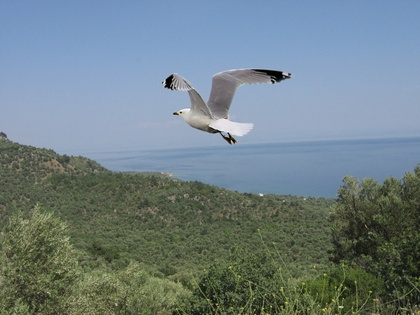
%> input picture matlab_toolbox/Algorithms/CFA3/tampered2.jpg, 420 x 315 px, shrunk from 2272 x 1704 before the run
$ octave --eval "result = CFATamperDetection_F2(imread('../../../../matlab_toolbox/Algorithms/CFA3/tampered2.jpg'));"   (GNU Octave 9; MATLAB toolbox functions it lacks are replaced by stand-ins)
%> lines starting %> are read from the running program, lines starting %| are printed output that depends on the picture
### SUPPORT/matlab_toolbox/Algorithms/CFA1/bilinInterp.m
function [ Out_Im ] = bilinInterp( CFAIm,BinFilter,CFA )
%BILININTERP Summary of this function goes here
%   Detailed explanation goes here
CFAIm=double(CFAIm);

MaskMin=1/4*[1 2 1;2 4 2;1 2 1];
MaskMaj=1/4*[0 1 0;1 4 1;0 1 0];

if ~isempty(find(diff(CFA)==0)) ||  ~isempty(find(diff(CFA')==0))
    MaskMaj=MaskMaj.*2;
end


Mask=repmat(MaskMin,[1,1,3]);
[a,Maj]=max(sum(sum(BinFilter)));
Mask(:,:,Maj)=MaskMaj;

Out_Im=zeros(size(CFAIm));


for ii=1:3
    Mixed_im=zeros([size(CFAIm,1),size(CFAIm,2)]);

    Orig_Layer=CFAIm(:,:,ii);
%    figure(11);   image(Orig_Layer);colormap(gray(255));
    Interp_Layer=imfilter(Orig_Layer,Mask(:,:,ii));
%    figure(12);   image(Interp_Layer);colormap(gray(255));
    Mixed_im(BinFilter(:,:,ii)==0)=Interp_Layer(BinFilter(:,:,ii)==0);
 %   figure(13);   image(Mixed_im);colormap(gray(255));
    Mixed_im(BinFilter(:,:,ii)==1)=Orig_Layer(BinFilter(:,:,ii)==1);
    Out_Im(:,:,ii)=Mixed_im;
end
% [5 lines of commented-out code are left out]

Out_Im=uint8(Out_Im);

### SUPPORT/matlab_toolbox/Algorithms/CFA3/DTWDenoise.m
function [noise]=DTWDenoise(I, Depth,nor)
    % emir - denoising
    % formerly denoiseit4.m, acquired by Ahmet Emir Dirik

    [m n d]=size(I);
    if d==1
        I(:,:,2)=I;
    end
    w=max([m n]);

    I=I(:,:,2);

    w2=2^ceil(log2(w));
    I0=randn(w2);
    I0(1:m,1:n)=I;

    DEN=denoising_dtdwt(I0, Depth, nor);
    noise=I-DEN(1:m,1:n);

    return

### SUPPORT/matlab_toolbox/Algorithms/CFA3/denoising_dtdwt.m
function y = denoising_dtdwt(x,Depth,nor)
% Local Adaptive Image Denoising Algorithm
% Usage :
%        y = denoising_dtdwt(x)
% INPUT :
%        x - a noisy image
% OUTPUT :
%        y - the corresponding denoised image

% Set the windowsize and the corresponding filter
windowsize  = 7;
windowfilt = ones(1,windowsize)/windowsize;

% Number of Stages
J = Depth;
if 2^(J+1)>=min(size(x))
    J=floor(log2(min(size(x)))-2);
    %disp(['Level set too deep, reducing to ' num2str(J)]);
end
I=sqrt(-1);

% symmetric extension
L = length(x); % length of the original image.
N = L+2^J;     % length after extension.
x = symextend(x,2^(J-1));

%load nor_dualtree    % run normaliz_coefcalc_dual_tree to generate this mat file.

% Forward dual-tree DWT
% Either FSfarras or AntonB function can be used to compute the stage 1 filters
%[Faf, Fsf] = FSfarras;
[Faf, Fsf] = AntonB;
[af, sf] = dualfilt1;
W = cplxdual2D(x, J, Faf, af);
W = normcoef(W,J,nor);


% Noise variance estimation using robust median estimator..
tmp = W{1}{1}{1}{1};
Nsig = median(abs(tmp(:)))/0.6745;

for scale = 1:J-1
    for dir = 1:2
        for dir1 = 1:3

            % Noisy complex coefficients
            %Real part
            Y_coef_real = W{scale}{1}{dir}{dir1};
            % imaginary part
            Y_coef_imag = W{scale}{2}{dir}{dir1};
            % The corresponding noisy parent coefficients
            %Real part
            Y_parent_real = W{scale+1}{1}{dir}{dir1};
            % imaginary part
            Y_parent_imag = W{scale+1}{2}{dir}{dir1};
            % Extend noisy parent matrix to make the matrix size the same as the coefficient matrix.
            Y_parent_real  = expand(Y_parent_real);
            Y_parent_imag  = expand(Y_parent_imag);

            % Signal variance estimation
            Wsig = conv2(windowfilt,windowfilt,(Y_coef_real).^2,'same');
            Ssig = sqrt(max(Wsig-Nsig.^2,eps));

            % Threshold value estimation
            T = sqrt(3)*Nsig^2./Ssig;

            % Bivariate Shrinkage
            Y_coef = Y_coef_real+I*Y_coef_imag;
            Y_parent = Y_parent_real + I*Y_parent_imag;
            Y_coef = bishrink(Y_coef,Y_parent,T);
            W{scale}{1}{dir}{dir1} = real(Y_coef);
            W{scale}{2}{dir}{dir1} = imag(Y_coef);

        end
    end
end

% Inverse Transform
W = unnormcoef(W,J,nor);
y = icplxdual2D(W, J, Fsf, sf);

% Extract the image
ind = 2^(J-1)+1:2^(J-1)+L;
y = y(ind,ind);

### SUPPORT/matlab_toolbox/Algorithms/CFA3/symextend.m
function [y] = symextend(x,Nnum)

y(:,1:Nnum) = fliplr(x(:,1:Nnum));
y = [fliplr(x(:,1:Nnum)) x x(:,end:-1:end-Nnum+1)];
y = [flipud(y(1:Nnum,:)); y ;y(end:-1:end-Nnum+1,:)];

### SUPPORT/matlab_toolbox/Algorithms/CFA3/CFATamperDetection_F2.m
function [F2Map, CFAOut]=CFATamperDetection_F2(im)
    % This code is based on a package provided by:
    % Dr. Ahmet Emir Dirik, PhD
    % edirik@uludag.edu.tr
    % http://edirik.home.uludag.edu.tr/

    % Code wrapped and integrated by:
    % Dr. Markos Zampoglou, PhD
    % markzampoglou@iti.gr

    StdThresh=5;
    Depth=3;

    im=double(im(1:round(floor(end/(2^Depth))*(2^Depth)),1:round(floor(end/(2^Depth))*(2^Depth)),:));

    SmallCFAList={[2 1;3 2] [2 3;1 2] [3 2;2 1] [1 2;2 3]};
    %LargeCFAList={ [1 2;2 3] [3 2;2 1] [2 1;3 2]  [2 3;1 2] [1 2; 3 1] [1 3;2 1] [2 1;1 3] [3 1;1 2] [3 1;2 3] [3 2;1 3] [1  3;3 2] [2 3;3 1]                  [1 2;1 3] [1 3;1 2] [1 1;2 3] [1 1;3 2] [2 1;3 1] [3 1;2 1] [2 3;1 1] [3 2;1 1] [3 1;3 2] [3 2;3 1] [3 3;1 2] [3 3;2 1] [1 3;2 3] [2 3;1 3] [1 2;3 3] [2 1;3 3]                                                   [2 1;2 3] [2 3;2 1] [2 2;1 3] [2 2;3 1]  [1 2;3 2] [3 2;1 2] [1 3;2 2] [3 1;2 2]};

    CFAList=SmallCFAList;

    %block size
    W1=16;
    W2=96;

    if size(im,1)<W2 | size(im,2)<W2
        F2Map=zeros([size(im,1), size(im,2)]);
        CFAOut=[0 0;0 0];
        return
    end


    W2Overlap=round(W2/2);

    GChannel=double(im(:,:,2));
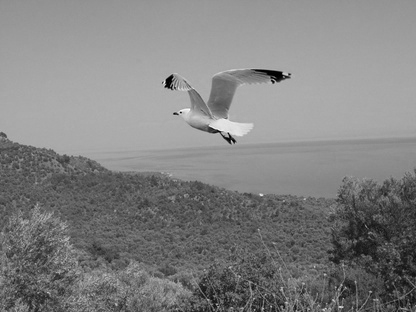
%> GChannel: size 312x416 double; min 0, max 255, mean 129.3
    %  GDenoised=DTWDenoise(GChannel,NoiseThresh,Depth);
    % GNoiseResidue=GChannel-GDenoised;

    MeanError=inf(length(CFAList),1);

    for TestArray=1:length(CFAList)

        BinFilter=[];
        ProcIm=[];
        CFA=CFAList{TestArray};
        R=CFA==1;
        G=CFA==2;
        B=CFA==3;
        BinFilter(:,:,1)=repmat(R,size(im,1)/2,size(im,2)/2);
        BinFilter(:,:,2)=repmat(G,size(im,1)/2,size(im,2)/2);
        BinFilter(:,:,3)=repmat(B,size(im,1)/2,size(im,2)/2);
        CFAIm=double(im).*BinFilter;
        BilinIm=bilinInterp(CFAIm,BinFilter,CFA);


        ProcIm(:,:,1:3)=im;
        ProcIm(:,:,4:6)=double(BilinIm);

        %ProcIm(:,:,4:6)=(im-double(BilinIm)).^2;

        ProcIm=double(ProcIm);
        BlockResult=blockproc(ProcIm,[W1 W1],@eval_block);

        Stds=BlockResult(:,:,4:6);
        BlockDiffs=BlockResult(:,:,1:3);
        NonSmooth=Stds>StdThresh;


        MeanError(TestArray)=mean(mean(mean(BlockDiffs(NonSmooth))));
        BlockDiffs=BlockDiffs./repmat(sum(BlockDiffs,3),[1 1 3]);
    end
%> this loop made 4 passes
%> pass 1, in CFATamperDetection_F2, `CFAIm=double(im).*BinFilter;`:
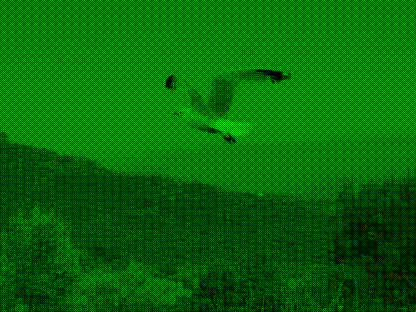
%> CFAIm: size 312x416x3 double; mean R, G, B 28.2, 64.7, 33.7
%> after the loop:
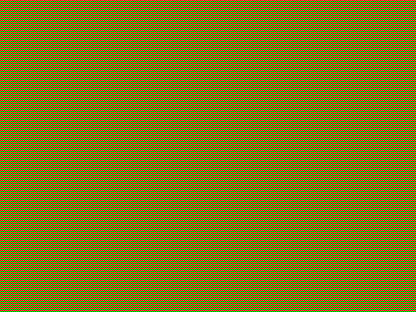
%> BinFilter: size 312x416x3 double; mean R, G, B 0.25, 0.5, 0.25
%> after the loop, MeanError = [124.1; 120; 120.2; 122.7]

    [bbb,val]=min(MeanError);
%> bbb = 120; val = 2
    CFAOut=CFAList{val}==2;
%> CFAOut = [true false; false true]

    CFAGreen=repmat(CFAOut,round(size(GChannel,1)/2),round(size(GChannel,2)/2));
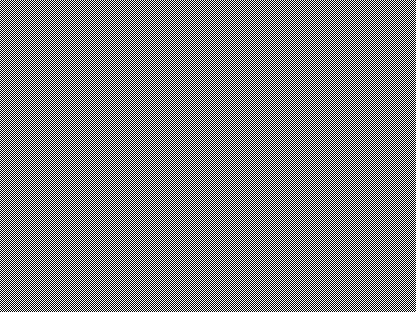
%> CFAGreen: size 312x416 logical; 50% white in thin lines or dots
    ForVarExtraction(:,:,1)=GChannel;
    ForVarExtraction(:,:,2)=CFAGreen;

    ForVarExtraction=double(ForVarExtraction);
    F2Map=blockproc(ForVarExtraction,[W2-W2Overlap W2-W2Overlap],@getCFAVar,'BorderSize',[W2Overlap W2Overlap],'PadMethod','symmetric','TrimBorder',0,'UseParallel',1);
% [3 lines not run here, left out]
function [ Out ] = eval_block( block_struc )
    %EVAL_BLOCK Summary of this function goes here
    %   Detailed explanation goes here
    im=block_struc.data;
    %Out(:,:,1:3)=mean(mean((double(block_struc.data(:,:,1:3))-double(block_struc.data(:,:,4:6))).^2));
    Out(:,:,1)=mean2((double(block_struc.data(:,:,1))-double(block_struc.data(:,:,4))).^2);
    Out(:,:,2)=mean2((double(block_struc.data(:,:,2))-double(block_struc.data(:,:,5))).^2);
    Out(:,:,3)=mean2((double(block_struc.data(:,:,3))-double(block_struc.data(:,:,6))).^2);

    Out(:,:,4)=std(reshape(im(:,:,1),1,numel(im(:,:,1))));
    Out(:,:,5)=std(reshape(im(:,:,2),1,numel(im(:,:,2))));
    Out(:,:,6)=std(reshape(im(:,:,3),1,numel(im(:,:,3))));
end


function [ F2 ] = getCFAVar( block_struc )
    %Wavelet Depth
    Depth=5;
    load('nor_dualtree');
    blockdata=double(block_struc.data);
    G=blockdata(:,:,1);
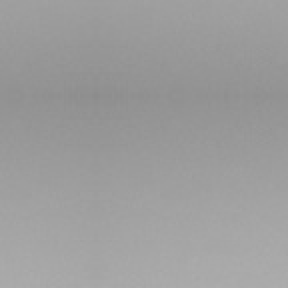
%> G: size 144x144 double (shown 2 times larger); min 140, max 172, mean 156.1
    GNoise=DTWDenoise(G,Depth,nor);
%> in DTWDenoise, `I0(1:m,1:n)=I;`:
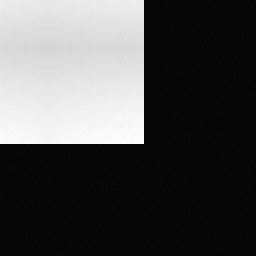
%> I0: size 256x256 double; min -4.25, max 172, mean 49.4; drawn with min black and max white
%> in symextend, `y = [fliplr(x(:,1:Nnum)) x x(:,end:-1:end-Nnum+1)];`:
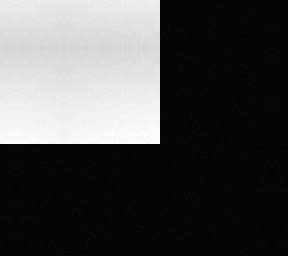
%> y: size 256x288 double; min -4.25, max 172, mean 48.8; drawn with min black and max white
%> the run ends on the next line
    G_CFA=boolean(blockdata(:,:,2));
    GOrig=GNoise(G_CFA);
    GInterp=GNoise(~G_CFA);
    var1=var(GOrig);
    var2=var(GInterp);
    F2=max([var1/var2 var2/var1]);
end
